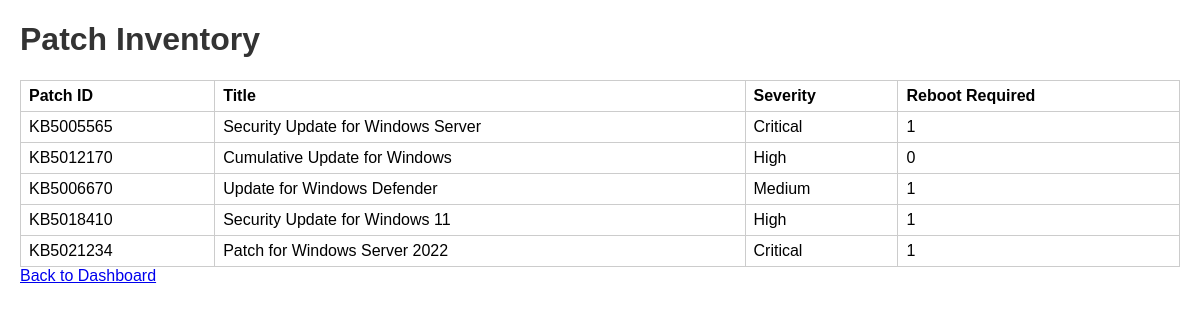
/patches, run on the app's committed database.
### tables this page shows
CREATE TABLE Patches (
    patch_id TEXT PRIMARY KEY,
    title TEXT NOT NULL,
    severity TEXT,
    reboot_required BOOLEAN,
    supersedes TEXT,
    cve_ids TEXT
);

### main.py (the view)
@app.get("/patches")
def patches(request: Request):
    conn = get_connection()
    cur = conn.cursor()
    cur.execute("SELECT patch_id, title, severity, reboot_required FROM Patches")
    patches = [dict(r) for r in cur.fetchall()]
    conn.close()
    return templates.TemplateResponse("patches.html", {"request": request, "patches": patches})

### templates/patches.html (shortened to what this page needs)
<!DOCTYPE html>
<html>
<head>
    <link rel="stylesheet" href="/static/styles.css">
</head>
<body>
<h1>Patch Inventory</h1>
<table>
    <tr>
        <th>Patch ID</th>
        <th>Title</th>
        <th>Severity</th>
        <th>Reboot Required</th>
    </tr>
    {% for p in patches %}
    <tr>
        <td>{{ p.patch_id }}</td>
        <td>{{ p.title }}</td>
        <td>{{ p.severity }}</td>
        <td>{{ p.reboot_required }}</td>
    </tr>
    {% else %}
    <tr>
        <td colspan="4">No patches found. Please ingest data first.</td>
    </tr>
    {% endfor %}
</table>
<a href="/dashboard">Back to Dashboard</a>
</body>
</html>

### static/styles.css (style rules this page uses)
body { font-family: Arial, sans-serif; margin: 20px; }
h1, h2 { color: #333; }
table { border-collapse: collapse; width: 100%; margin-top: 15px; }
th, td { border: 1px solid #ccc; padding: 6px 8px; text-align: left; }

### data on the page
Patches: patch_id "KB5005565", title "Security Update for Windows Server", severity "Critical", reboot_required "1"
Patches: patch_id "KB5012170", title "Cumulative Update for Windows", severity "High", reboot_required "0"
Patches: patch_id "KB5006670", title "Update for Windows Defender", severity "Medium", reboot_required "1"
Patches: patch_id "KB5018410", title "Security Update for Windows 11", severity "High", reboot_required "1"
Patches: patch_id "KB5021234", title "Patch for Windows Server 2022", severity "Critical", reboot_required "1"
